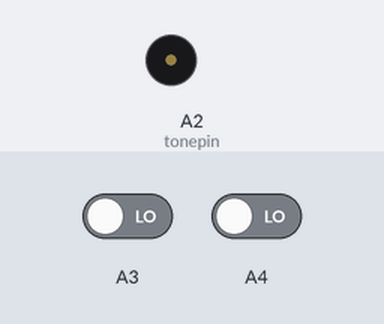
Recording of a sketch running on a simulated Arduino Uno, built with avr-gcc and run on an emulated ATmega328P. Shown: buzzer (waves = sounding). The test bench sets the inputs (shaded band); at power-on: A4 LOW, A3 LOW.

Above: at 1.2 s.
1.3 s: A4 driven HIGH
At 2.45 s:
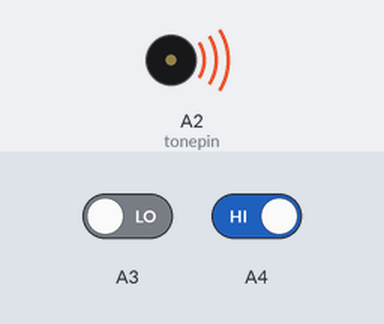
Timing chart, 0 to 10.3 s (numbered marks = the images above; inputs shaded):
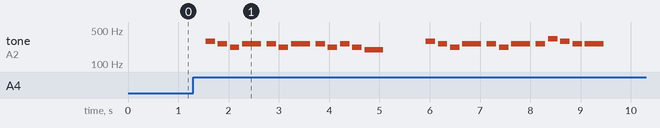

The sketch:

music_card.ino
```cpp
int a = 0;
int b = 0;
#define NTC0 -1
#define NTC1 262
#define NTC2 294
#define NTC3 330
#define NTC4 350
#define NTC5 393
#define NTC6 441
#define NTC7 495

#define NTCL1 131
#define NTCL2 147
#define NTCL3 165
#define NTCL4 175
#define NTCL5 196
#define NTCL6 221
#define NTCL7 248

#define NTCH1 525
#define NTCH2 589
#define NTCH3 661
#define NTCH4 700
#define NTCH5 786
#define NTCH6 882
#define NTCH7 990
//列出全部C调的频率
#define WHOLE 1
#define HALF 0.5
#define QUARTER 0.25
#define EIGHTH 0.25
#define SIXTEENTH 0.625
#define NOTE_    0
#define NOTE_B0  31
#define NOTE_C1  33
#define NOTE_CS1 35
#define NOTE_D1  37
#define NOTE_DS1 39
#define NOTE_E1  41
#define NOTE_F1  44
#define NOTE_FS1 46
#define NOTE_G1  49
#define NOTE_GS1 52
#define NOTE_A1  55
#define NOTE_AS1 58
#define NOTE_B1  62
#define NOTE_C2  65
#define NOTE_CS2 69
#define NOTE_D2  73
#define NOTE_DS2 78
#define NOTE_E2  82
#define NOTE_F2  87
#define NOTE_FS2 93
#define NOTE_G2  98
#define NOTE_GS2 104
#define NOTE_A2  110
#define NOTE_AS2 117
#define NOTE_B2  123
#define NOTE_C3  131
#define NOTE_CS3 139
#define NOTE_D3  147
#define NOTE_DS3 156
#define NOTE_E3  165
#define NOTE_F3  175
#define NOTE_FS3 185
#define NOTE_G3  196
#define NOTE_GS3 208
#define NOTE_A3  220
#define NOTE_AS3 233
#define NOTE_B3  247
#define NOTE_C4  262
#define NOTE_CS4 277
#define NOTE_D4  294
#define NOTE_DS4 311
#define NOTE_E4  330
#define NOTE_F4  349
#define NOTE_FS4 370
#define NOTE_G4  392
#define NOTE_GS4 415
#define NOTE_A4  440
#define NOTE_AS4 466
#define NOTE_B4  494
#define NOTE_C5  523
#define NOTE_CS5 554
#define NOTE_D5  587
#define NOTE_DS5 622
#define NOTE_E5  659
#define NOTE_F5  698
#define NOTE_FS5 740
#define NOTE_G5  784
#define NOTE_GS5 831
#define NOTE_A5  880
#define NOTE_AS5 932
#define NOTE_B5  988
#define NOTE_C6  1047
#define NOTE_CS6 1109
#define NOTE_D6  1175
#define NOTE_DS6 1245
#define NOTE_E6  1319
#define NOTE_F6  1397
#define NOTE_FS6 1480
#define NOTE_G6  1568
#define NOTE_GS6 1661
#define NOTE_A6  1760
#define NOTE_AS6 1865
#define NOTE_B6  1976
#define NOTE_C7  2093
#define NOTE_CS7 2217
#define NOTE_D7  2349
#define NOTE_DS7 2489
#define NOTE_E7  2637
#define NOTE_F7  2794
#define NOTE_FS7 2960
#define NOTE_G7  3136
#define NOTE_GS7 3322
#define NOTE_A7  3520
#define NOTE_AS7 3729
#define NOTE_B7  3951
#define NOTE_C8  4186
#define NOTE_CS8 4435
#define NOTE_D8  4699
#define NOTE_DS8 4978
//列出所有节拍
int tune[]=                 //根据简谱列出各频率
{
  NTC5,NTC5,NTC6,
  NTCH1,NTC6,NTC5,NTC6,NTCH1,NTC6,NTC5,
  NTC3,NTC3,NTC3,NTC5,
  NTC6,NTC6,NTC5,NTCH3,NTCH3,NTCH2,NTCH1,
  NTCH2,NTCH1,NTCH2,
  NTCH3,NTCH3,NTCH2,NTCH3,NTCH2,NTCH1,NTCH2,NTCH1,NTC6,

  NTCH2,NTCH2,NTCH2,NTCH1,NTC6,NTC5,
  NTC6,NTC5,NTC5,NTCH1,NTC6,NTC5,NTC1,NTC3,
  NTC2,NTC1,NTC2,
  NTC3,NTC5,NTC5,NTC3,NTCH1,NTC7,
  NTC6,NTC5,NTC6,NTCH1,NTCH2,NTCH3,

  NTCH3,NTCH2,NTCH1,NTC5,NTCH1,NTCH2,NTCH3,

  NTCH2,NTC0,NTCH3,NTCH2,
  NTCH1,NTC0,NTCH2,NTCH1,NTC6,NTC0,

  NTCH2,NTC6,NTCH1,NTCH1,NTCH1,NTC6,NTC5,NTC3,
  NTC5,
  NTC5,NTC6,NTCH1,NTC7,NTC6,
  NTCH3,NTCH3,NTCH3,NTCH3,NTCH2,NTCH2,NTCH1,
  NTC6,NTCH3,NTCH2,NTCH1,NTCH2,NTCH1,NTC6,
  NTCH1,
};
float durt[]=                   //根据简谱列出各节拍
{
0.5,0.25,0.25,
1.5,0.5,0.5,0.25,0.25,0.5,0.5,
1+1+1,0.5,0.25,0.25,
1.5,0.5,0.5,0.5,0.25,0.25,0.5,
1+1+1,0.5,0.5,
0.5,0.5,0.5,0.25,0.25,0.5,0.25,0.25,0.5,
0.5,0.5,0.5,0.25,0.25,1+1,
0.5,0.5,0.5,0.5,0.5,0.5,0.5,0.5,
1+1+1,0.5,0.5,


1.5,0.5,0.5,0.5,0.5,0.5,
1.5,0.5,1,0.5,0.25,0.25,
1.5,0.5,0.5,0.5,0.5,0.25,0.25,
1+1+1,0.5,0.25,0.25,
1,0.5,0.25,0.25,1,1,
0.5,0.5,0.5,0.5,1,0.25,0.25,0.5,
1+1+1+1,
0.5,0.5,0.5,0.5,1+1,
0.5,0.5,0.5,0.5,1.5,0.25,0.25,
1.5,0.5,1,0.25,0.25,0.25,0.25,1+1+1+1,

};
int length;
int tonepin=A2;   //得用6号接口
int melody[] = {
  NOTE_, NOTE_D4, NOTE_C4, NOTE_A3, NOTE_C4, NOTE_C4, NOTE_A3, NOTE_C4, NOTE_C4, NOTE_A3, NOTE_C4, NOTE_A3, NOTE_G3, NOTE_,
  NOTE_, NOTE_D4, NOTE_C4, NOTE_A3, NOTE_C4, NOTE_C4, NOTE_A3, NOTE_C4, NOTE_C4, NOTE_E4, NOTE_D4, NOTE_C4, NOTE_C4, NOTE_,

  NOTE_, NOTE_G3, NOTE_A3, NOTE_E4, NOTE_E4, NOTE_E4, NOTE_D4, NOTE_E4, NOTE_E4, NOTE_D4, NOTE_E4, NOTE_G4, NOTE_E4, NOTE_E4, NOTE_,
  NOTE_, NOTE_E4, NOTE_E4, NOTE_E4, NOTE_D4, NOTE_D4, NOTE_D4, NOTE_D4, NOTE_D4, NOTE_C4, NOTE_E4, NOTE_E4, NOTE_D4, NOTE_,

  NOTE_, NOTE_D4, NOTE_C4, NOTE_A3, NOTE_C4, NOTE_C4, NOTE_A3, NOTE_C4, NOTE_C4, NOTE_A3, NOTE_C4, NOTE_A3, NOTE_G3, NOTE_,
  NOTE_, NOTE_G3, NOTE_A3, NOTE_E4, NOTE_G4, NOTE_G4, NOTE_E4, NOTE_G4, NOTE_G4, NOTE_E4, NOTE_D4, NOTE_C4, NOTE_C4, NOTE_,

  NOTE_, NOTE_D4, NOTE_C4, NOTE_D4, NOTE_E4, NOTE_D4, NOTE_D4, NOTE_C4, NOTE_D4,
  NOTE_C4, NOTE_A3, NOTE_D4, NOTE_C4, NOTE_C4, NOTE_A3, NOTE_C4, NOTE_C4, NOTE_C4, NOTE_,
  //
  NOTE_, NOTE_G4, NOTE_G4, NOTE_E4, NOTE_D4, NOTE_E4, NOTE_A3, NOTE_D4, NOTE_E4, NOTE_G4, NOTE_E4, NOTE_D4, NOTE_,
  NOTE_, NOTE_G4, NOTE_G4, NOTE_E4, NOTE_D4, NOTE_E4, NOTE_G3, NOTE_D4, NOTE_E4, NOTE_G4, NOTE_D4, NOTE_C4, NOTE_,

  NOTE_, NOTE_C4, NOTE_D4, NOTE_E4, NOTE_G4, NOTE_A4, NOTE_G4, NOTE_F4, NOTE_G4, NOTE_E4, NOTE_E4, NOTE_D4, NOTE_D4, NOTE_,
  NOTE_, NOTE_C4, NOTE_D4, NOTE_C4, NOTE_C4, NOTE_D4, NOTE_C4, NOTE_D4, NOTE_D4, NOTE_E4, NOTE_G4, NOTE_E4, NOTE_E4, NOTE_,

  NOTE_, NOTE_G4, NOTE_G4, NOTE_E4, NOTE_D4, NOTE_E4, NOTE_A3, NOTE_D4, NOTE_E4, NOTE_G4, NOTE_E4, NOTE_D4, NOTE_,
  NOTE_, NOTE_G4, NOTE_G4, NOTE_E4, NOTE_D4, NOTE_E4, NOTE_G3, NOTE_D4, NOTE_E4, NOTE_G4, NOTE_D4, NOTE_C4, NOTE_,

  NOTE_, NOTE_C4, NOTE_D4, NOTE_E4, NOTE_G4, NOTE_A4, NOTE_G4, NOTE_F4, NOTE_G4, NOTE_E4, NOTE_E4, NOTE_D4, NOTE_D4,
  NOTE_G3, NOTE_E4, NOTE_D4, NOTE_D4, NOTE_D4, NOTE_C4, NOTE_,
};

int noteDurations[] = {
  16, 16, 16, 16, 8, 16, 16, 8, 16, 16, 16, 16, 8, 8,
  16, 16, 16, 16, 8, 16, 16, 8, 16, 16, 16, 16, 8, 8,

  16, 16, 16, 16, 8, 16, 16, 8, 16, 16, 16, 16, 16, 16, 8,
  16, 16, 16, 16, 16, 16, 16, 16, 8, 16, 16, 16, 8, 8,

  16, 16, 16, 16, 8, 16, 16, 8, 16, 16, 16, 16, 8, 8,
  16, 16, 16, 16, 8, 16, 16, 8, 16, 16, 16, 16, 8, 8,

  16, 16, 16, 16, 16, 16, 16, 16, 8,
  16, 16, 16, 16, 16, 16, 8, 16, 4, 8,
  //
  16, 16, 16, 16, 16, 16, 8, 16, 16, 16, 16, 4, 8,
  16, 16, 16, 16, 16, 16, 8, 16, 16, 16, 16, 4, 8,

  16, 16, 16, 16, 16, 16, 16, 16, 16, 16, 16, 16, 4, 8,
  16, 16, 16, 16, 16, 16, 16, 16, 16, 8, 16, 16, 8, 8,

  16, 16, 16, 16, 16, 16, 8, 16, 16, 16, 16, 4, 8,
  16, 16, 16, 16, 16, 16, 8, 16, 16, 16, 16, 4, 8,

  16, 16, 16, 16, 16, 16, 16, 16, 16, 16, 16, 16, 4,
  16, 8, 16, 16, 16, 4, 8,
};

void play(int *melody, int *noteDurations, int num){
  for(int note = 0; note < num; note++){
    int noteDuration = 3000 / noteDurations[note];
    tone(tonepin, melody[note], noteDuration);

    delay(noteDuration * 1.30);
  }
}
void setup() {
  pinMode(A3,INPUT);
  pinMode(A4,INPUT);
  pinMode(tonepin,OUTPUT);
  length=sizeof(tune)/sizeof(tune[0]);   //计算长度

}

void loop() {
  a = digitalRead(A3);
  b = digitalRead(A4);
  if(a == HIGH){
    for(int x=0;x<length;x++)
  {
    tone(tonepin,tune[x]);
    delay(500*durt[x]);   //这里用来根据节拍调节延时，500这个指数可以自己调整，在该音乐中，我发现用500比较合适。
    noTone(tonepin);
  }
  delay(2000);
  }
  if(b == HIGH){
    play(melody, noteDurations, sizeof(melody) / sizeof(int));

  delay(2000);
  }
}
```

Measured:
- after the input at 1.3 s, tone on A2 (tonepin): plays 294 Hz for 0.19 s, 262 Hz for 0.19 s, 220 Hz for 0.19 s, 262 Hz for 0.38 s, 262 Hz for 0.19 s, 220 Hz for 0.19 s … (24 notes in this stretch), starting after 0.24 s
